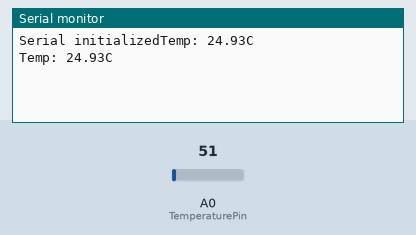
This sketch was run on a simulated Arduino Uno, built with avr-gcc and run on an emulated ATmega328P. On the bench: the last lines printed to the serial monitor. The inputs (shaded band) are chosen by the test bench; at power-on: A0 (TemperaturePin) = 51.

Above: at 1.8 s.
1.9 s: A0 (TemperaturePin) set to 61
At 2.8 s:
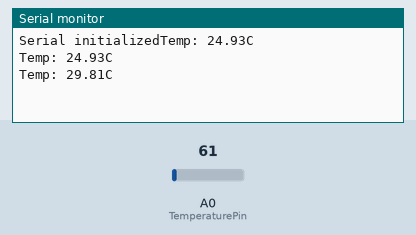
3.4 s: A0 (TemperaturePin) set to 71
At 4.8 s:
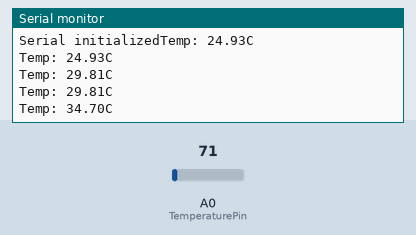
Timing chart, 0 to 6.4 s (numbered marks = the images above; inputs shaded):
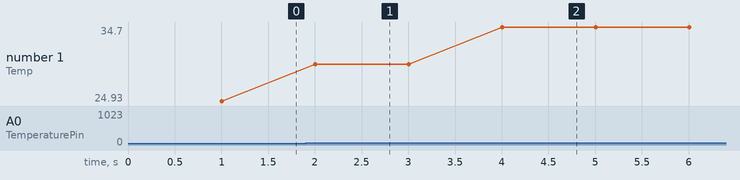

Measured:
- after the input at 1.9 s, the serial monitor: prints a new line after 0.10 s (image 1)
- after the input at 3.4 s, the serial monitor: prints a new line after 0.60 s (image 2)
- plotted number 1: 24.93 → 29.81 after the input at 1.9 s, 29.81 → 34.7 after the input at 3.4 s

The sketch:

readtemp.c.ino
```cpp
// Wiring : GND -> LM35-GND
//          5V  -> LM35-VCC
//          A0  -> LM35-Vout

int TemperaturePin = A0;

void setup() {
    // Start serial port at 9600 Baud
    Serial.begin(9600);

    Serial.print("Serial initialized");
}

void loop() {
    int AnalogTemp;
    float Temperature;

    // Read adc pin
    AnalogTemp = analogRead(TemperaturePin);

    // Convert voltage to temp (10 bit adc from 0 to 5 volt by 0.01 volts increments)
    Temperature = float(AnalogTemp)/1023.f * 500;

    //Send data on serial port

    Serial.print("Temp: ");
    Serial.print(Temperature);
    Serial.print("C");
    Serial.println();

    // Wait 1s
    delay(1000);

}
```
